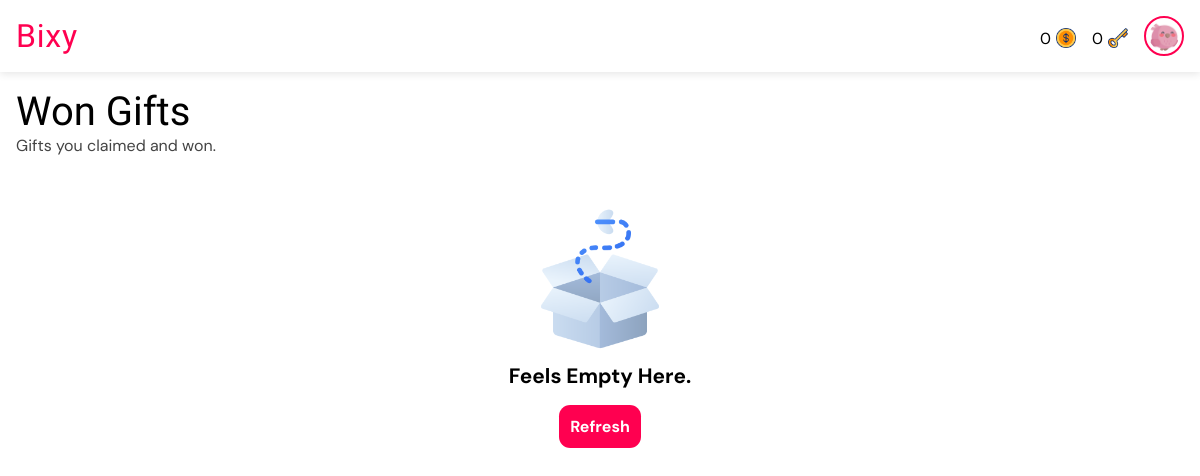
Page /gifts/won/ (signed in) on the committed database.
### giftapp/models.py (models this page shows, shortened)
class User(AbstractUser):
    gender = models.CharField(max_length=6, choices=GENDERS, default=GENDERS[0][0])
    is_verified = models.BooleanField(default=False, help_text="If the user's email address is verified or not.")
    email = models.EmailField(unique=True, blank=False, null=False)
    new_email = models.EmailField(unique=False, blank=True, null=True)
    coins = models.PositiveIntegerField(default=0)
    won_coins = models.PositiveIntegerField(default=0)
    keys = models.PositiveIntegerField(default=0)
    verify_code = models.CharField(max_length=255, null=True, blank=True)
    change_email_code = models.CharField(max_length=255, null=True, blank=True)
    profile_pic = models.ForeignKey(ProfilePicture, on_delete=models.SET_NULL, related_name='owners', null=True)
    USERNAME_FIELD = "email"
    REQUIRED_FIELDS = ["username"]

class ProfilePicture(models.Model):
    name = models.CharField(max_length=50, null=False, blank=False)
    image = models.ImageField(null=False, blank=False, upload_to='profile_pics')

### giftapp/views.py (the view)
# urls.py: path("gifts/won/", views.won_gifts, name="won_gifts"),
@login_required
def won_gifts(request):
    won = GiftTransaction.objects.annotate(
        due_for_expire=ExpressionWrapper(
            Q(expire_date__lt=timezone.now()), output_field=BooleanField()
        ),
        seconds_before_drop=ExpressionWrapper(
            F("drop_date") - timezone.now(), output_field=DurationField()
        ),
        seconds_before_expire=ExpressionWrapper(
            F("expire_date") - timezone.now(), output_field=DurationField()
        )
    ).filter(reveals=request.user, recipient=request.user).all().order_by('seconds_before_drop', 'seconds_before_expire')
    context = {
        "gift_transactions": won,
    }
    return render(request, "won_gifts.html", context)

### templates/won_gifts.html (shortened to what this page needs)
{% extends 'base.html' %}
{% load static %}
{% load humanize %}
{% load timefilters %}
{% block title %}
<link rel="stylesheet" href="{% static 'css/all_gifts.css' %}">
{% endblock %}
{% block body %}
<div class="heading">
    <h1>Won Gifts</h1>
    <p>Gifts you claimed and won.</p>
</div>
{% if gift_transactions|length > 0 %}
<div class="card-container">
    {% for gift_transaction in gift_transactions %}
    <div class="card">
        <div class="gift-image">
            <img src="{{ gift_transaction.gift.image.url }}" alt="Gift image">
        </div>
        <div class="gift-info">
            <h1>{{ gift_transaction.quantity|intcomma }}x {{ gift_transaction.gift.name }}</h1>
            <div class="load">
                {% if gift_transaction.drop_rate > 0 %}
                {% if gift_transaction.is_due_for_drop %}
                <div class="bar" id="{{ gift_transaction.expire_bar_percent }}"></div>
                {% else %}
                <div class="bar" id="{{ gift_transaction.drop_bar_percent }}"></div>
                {% endif %}
                {% else %}
                <div class="bar" id="{{ gift_transaction.expire_bar_percent }}"></div>
                {% endif %}
            </div>
            {% if not gift_transaction.due_for_expire %}
            {% if gift_transaction.drop_rate > 0 %}
            {% if gift_transaction.is_due_for_drop %}
            <p class="timer" id="{{ gift_transaction.id }}" data-prefix="Expires"
                data-seconds="{{ gift_transaction.seconds_until_expire }}">Expires in --:--:--:--</p>
            {% else %}
            <p class="timer" id="{{ gift_transaction.id }}" data-prefix="Drops"
                data-seconds="{{ gift_transaction.seconds_until_drop }}">Drops in --:--:--:--</p>
            {% endif %}
            {% else %}
            <p class="timer" id="{{ gift_transaction.id }}" data-prefix="Expires"
                data-seconds="{{ gift_transaction.seconds_until_expire }}">Expires in --:--:--:--</p>
            {% endif %}
            {% else %}
            <p>Expired</p>
            {% endif %}
            <div class="tags">
                {% if gift_transaction.is_fastest_finger %}
                <p class="tag">Fastest Finger</p>
                {% endif %}
                {% if gift_transaction.early_claim_fee > 0 and not gift_transaction.is_due_for_drop %}
                <p class="tag">Early Claim</p>
                {% endif %}
                {% if request.user in gift_transaction.paid_users.all %}
                <p class="tag">Claimed Early</p>
                {% endif %}
            </div>
        </div>
        <a href="{% url 'view_gift_stats' gift_transaction.id %}">View Stats</a>
    </div>
    {% endfor %}
</div>
{% else %}
<div class="empty">
    <img src="{% static 'images/empty-box.png' %}" alt="No content image">
    <h1>Feels Empty Here.</h1>
    <a href="{% url 'won_gifts' %}">Refresh</a>
</div>
{% endif %}
{% endblock %}

### templates/base.html (shortened to what this page needs)
<!DOCTYPE html>
<html lang="en">
<head>
    {% load static %}
    {% load humanize %}
    {% load timefilters %}
    {% block title %} {% endblock %}
</head>
<body>
    <nav class="navbar">
        <div class="logo-container" role="link" tabindex="0">
            <a href="{% url 'all_gifts' %}" class="logo-text">Bixy</a>
        </div>
        <div class="profile-section" id="profileSection">
            {% if user.is_authenticated %}
            <a href="{% url 'buy_coins' %}" style="text-decoration: none; color: black;">
                <div class="cost">
                    <p>{{ user.coins|intcomma }}</p>
                    <img src="{% static 'images/dollar.png' %}" alt="Gift image">
                </div>
            </a>
            <a href="{% url 'buy_coins' %}" style="text-decoration: none; color: black;">
                <div class="cost">
                    <p>{{ user.keys|intcomma }}</p>
                    <img src="{% static 'images/key.png' %}" alt="Gift image">
                </div>
            </a>
            <a href="{% url 'profile' %}">
                <img src="{{ user.profile_pic.image.url }}" alt="Profile picture" class="profile-pic" />
            </a>
            {% else %}
            <a href="{% url 'signin' %}" class="btn login">Login</a>
            <a href="{% url 'signup' %}" class="btn signup">Sign Up</a>
            {% endif %}
        </div>
    </nav>
    <main>
        <section>
            {% block body %} {% endblock %}
        </section>
    </main>
</body>
</html>

### static/css/all_gifts.css (style rules this page uses)
* { margin: 0; padding: 0; box-sizing: border-box; font-family: "DM Sans", sans-serif; font-optical-sizing: auto; font-style: normal; }
html { font-size: 16px; }
:root { --background-color: white; --text-color: black; --label-color: #555; --even-row-color: #f9f9f9; --input-background-color: white; --input-text-color: black; --input-border-color: #ccc; --sub-text-color: #444; --button-color: #ff0050; --link-color: #ff0050; --button-hover-color: #7f53d2; --card-background-color: rgb(240, 235, 235); --card-text-color: var(--text-color); --card-button-color: white; --tag-bg: #dbd7d7; --tag-text: black; --padding-value: 1rem; }
* { margin: 0; padding: 0; box-sizing: border-box; }
body { background-color: var(--background-color); }
.navbar { display: flex; justify-content: space-between; align-items: center; padding: 1rem var(--padding-value); background: var(--background-color); box-shadow: 0 2px 8px rgba(0, 0, 0, 0.1); position: fixed; top: 0; width: 100%; z-index: 100; }
.logo-container { display: flex; align-items: center; cursor: pointer; user-select: none; }
.logo-text { font-weight: 700; font-size: 2rem; color: var(--button-color); line-height: 1; letter-spacing: .05rem; font-family: "Passion One", sans-serif; font-weight: 400; font-style: normal; text-decoration: none; }
.profile-section { display: flex; align-items: center; gap: 1rem; }
.profile-pic { width: 40px; height: 40px; border-radius: 50%; object-fit: cover; cursor: pointer; border: 2px solid var(--button-color); transition: box-shadow 0.3s ease; padding: .2rem; display: block; }
main { margin-top: 4.5em; }
div.heading { padding: 1rem var(--padding-value); }
div.heading h1 { font-family: "Passion One", sans-serif; font-weight: 400; font-style: normal; text-decoration: none; font-size: 2.5rem; color: var(--text-color); }
div.heading p { color: var(--sub-text-color); }
div.empty { display: flex; flex-direction: column; align-items: center; text-align: center; padding: 2rem 1rem; gap: .5em; }
div.empty h1 { font-size: 1.3rem; }
div.empty img { width: 150px; height: 150px; }
div.empty a { background-color: var(--link-color); color: var(--card-button-color); padding: .7rem; border: none; border-radius: .7em; font-size: 1rem; font-weight: bold; text-decoration: none; text-align: center; margin: .5rem 0; }
div.cost { display: flex; align-items: center; gap: 5px; justify-content: center; margin-top: .3rem; color: var(--text-color); }
div.cost img { width: 20px !important; height: 20px !important; }

### rows in the picture
User: coins "0", keys "0", profile_pic.image (picture)
